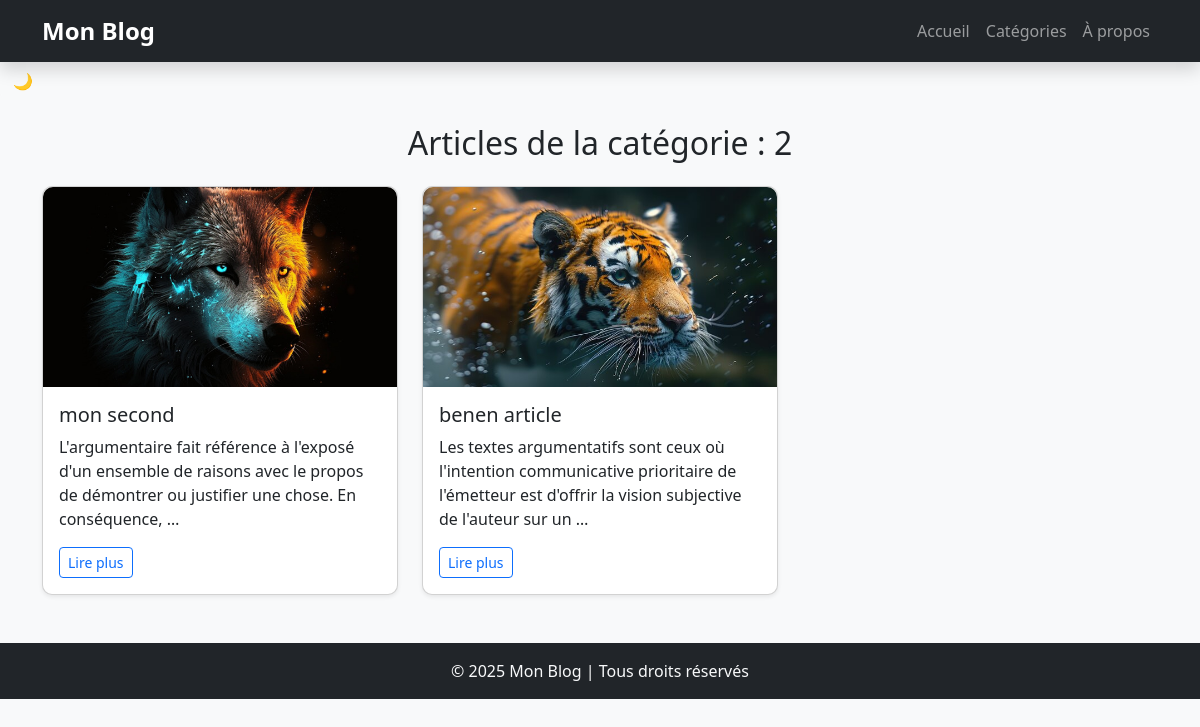
Page /categorie/2/ on the committed database.
### blog/models.py (models this page shows, shortened)
class Article(models.Model):
    title = models.CharField(max_length=200)
    content = models.TextField()
    date_published = models.DateTimeField(auto_now_add=True)
    author = models.ForeignKey(User, on_delete=models.CASCADE)
    category = models.ForeignKey(Category, on_delete=models.SET_NULL, null=True, blank=True)
    image = models.ImageField(upload_to='articles/', null=True, blank=True)
    likes = models.ManyToManyField(User, related_name='liked_articles', blank=True)

### blog/views.py (the view)
# urls.py: path('categorie/<str:category>/', views.category_view, name='category-view'),
def category_view(request, category):
    articles = Article.objects.filter(category=category)
    return render(request, 'blog/category.html', {'articles': articles, 'category': category})

### blog/templates/blog/category.html
{% extends 'blog/base.html' %}
{% block content %}
<h2 class="text-center my-4">Articles de la catégorie : {{ category }}</h2>
<div class="row">
    {% for article in articles %}
    <div class="col-md-6 col-lg-4">
        <div class="card shadow-sm mb-4">
            {% if article.image %}
                <img src="{{ article.image.url }}" class="card-img-top" alt="{{ article.title }}">
            {% endif %}
            <div class="card-body">
                <h5 class="card-title">{{ article.title }}</h5>
                <p class="card-text">{{ article.content|truncatewords:20 }}</p>
                <a href="{% url 'article-detail' article.id %}" class="btn btn-outline-primary btn-sm">Lire plus</a>
            </div>
        </div>
    </div>
    {% empty %}
    <p class="text-center">Aucun article trouvé.</p>
    {% endfor %}
</div>
{% endblock %}

### blog/static/css/style.css (style rules this page uses)
body { background-color: #f8f9fa; }
.card { border-radius: 10px; transition: transform 0.2s; }
.card img { border-top-left-radius: 10px; border-top-right-radius: 10px; height: 200px; object-fit: cover; }

### rows in the picture
Article: image (picture), title "mon second", content "L'argumentaire fait référence à l'exposé d'un ensemble de raisons avec le propos de démontrer ou justifier une chose. En conséquence, …"
Article: image (picture), title "benen article", content "Les textes argumentatifs sont ceux où l'intention communicative prioritaire de l'émetteur est d'offrir la vision subjective de l'auteur sur un …"

### other values in the picture
{{ category }} "2"
